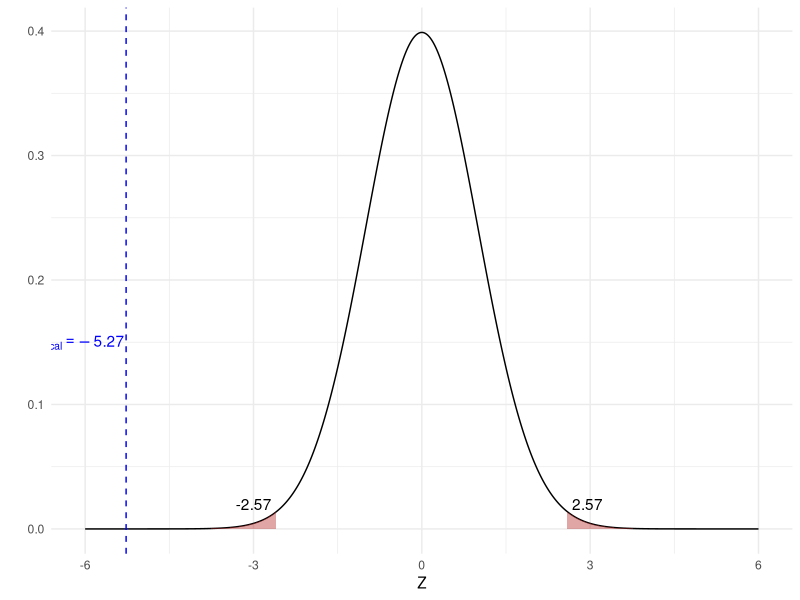
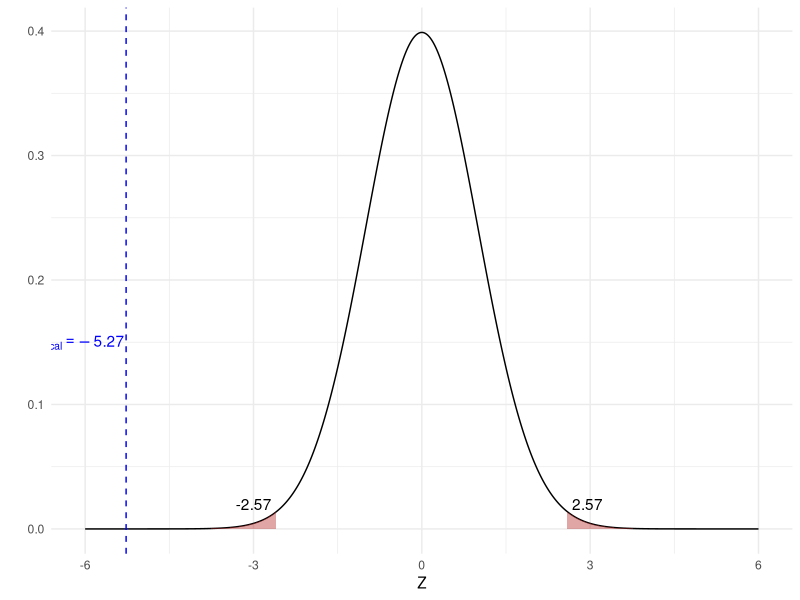

Recreate these plots in R, in order.
library(ggplot2)
alpha <- 0.01
z_crit <- qnorm(1 - alpha/2)   # 2.576
z_cal  <- -5.27

x  <- seq(-6, 6, length.out = 600)
df <- data.frame(x = x, y = dnorm(x))

ggplot(df, aes(x, y)) +
      geom_line() +
      geom_area(data = subset(df, x <= -z_crit),
                              aes(x, y), fill = "firebrick", alpha = 0.4) +
      geom_area(data = subset(df, x >=  z_crit),
                              aes(x, y), fill = "firebrick", alpha = 0.4) +
      geom_vline(xintercept = z_cal, linetype = "dashed",
                                colour = "blue") +
      annotate("text", x = z_cal - 0.029, y = 0.15,
                            label = expression(Z[cal] == -5.27),
                            hjust = 1, colour = "blue") +
      annotate("text", x = -z_crit - 0.1, y = 0.02,
                            label = "-2.57", hjust = 1) +
      annotate("text", x =  z_crit + 0.1, y = 0.02,
                            label =  "2.57", hjust = 0) +
      labs(x = "Z", y = "") +
      theme_minimal() +
      theme(
          panel.background = element_rect(fill = "transparent", colour = NA), # Transparent panel bg
          plot.background = element_rect(fill = "transparent", colour = NA),   # Transparent plot bg
      )

ggsave("single-mean-z-test.pdf", width = 4, height = 3, bg = "transparent")
